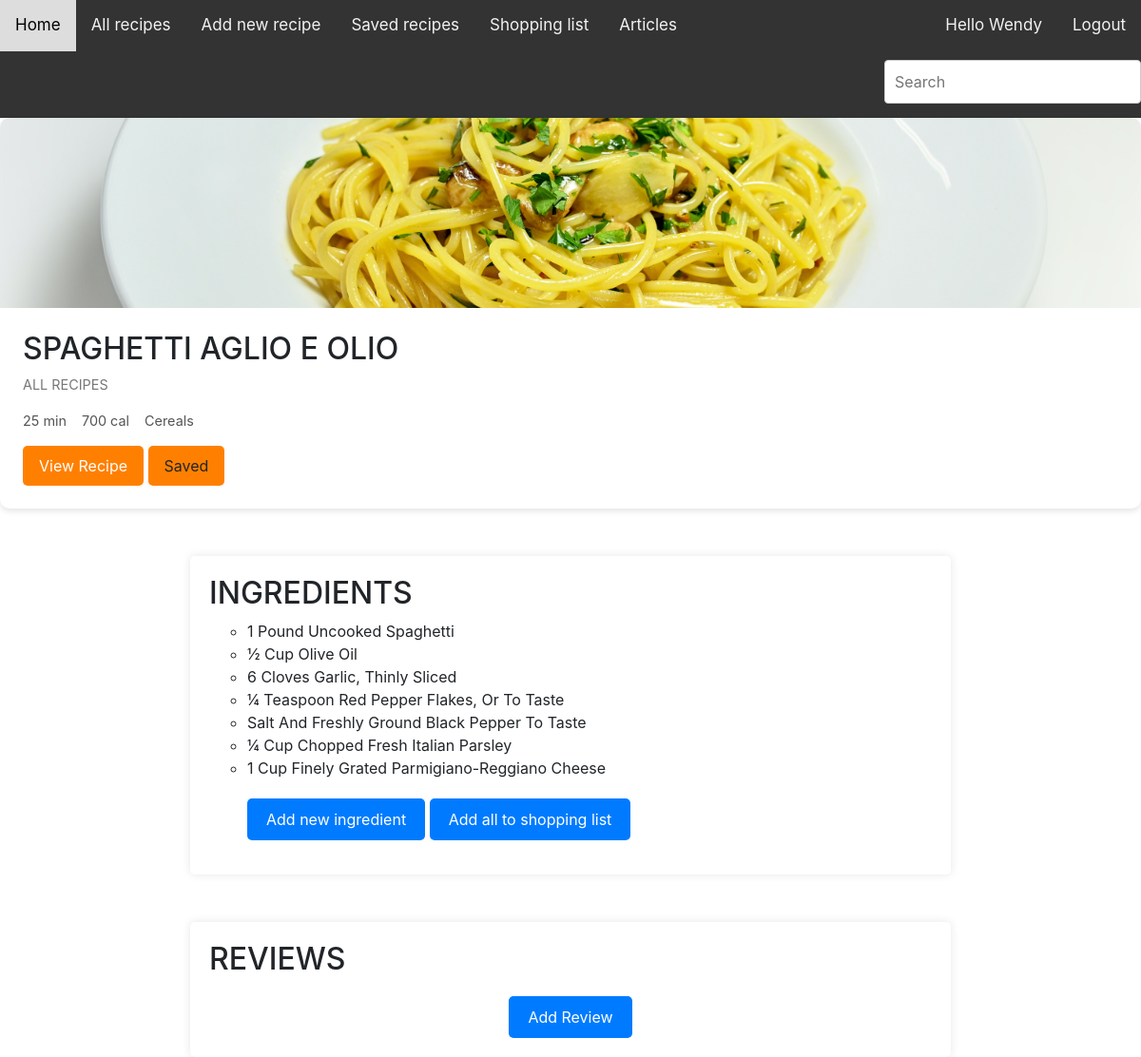
/recipe/1/ (signed in), run on the app's committed database.
### recipeApp/models.py (models this page shows, shortened)
class Recipe(models.Model):
    uploader = models.ForeignKey(User, on_delete=models.CASCADE)
    owner = models.CharField(max_length=255)
    name = models.CharField(max_length=250)
    image = models.ImageField(upload_to='upload/')
    minutes = models.IntegerField()
    calories = models.CharField(max_length=200)
    link = models.CharField(max_length=2000)
    tag = models.ForeignKey(Tag, on_delete=models.CASCADE)

class Tag(models.Model):
    name = models.CharField(max_length=50)
    def __str__(self) -> str:
        return self.name

class Ingredient(models.Model):
    recipe = models.ForeignKey(Recipe, on_delete=models.CASCADE, related_name='ingredients')
    name = models.CharField(max_length=200)
    def __str__(self) -> str:
        return self.name

### recipeApp/views.py (the view)
# urls.py: path('recipe/<int:recipe_id>/', views.recipe, name='recipe'),
def recipe(request, recipe_id):
    recipe = Recipe.objects.get(id=recipe_id)
    ingredients = Ingredient.objects.filter(recipe=recipe)
    saved_recipes = SavedRecipe.objects.filter(recipe=recipe, user=request.user)
    reviews = Review.objects.filter(recipe=recipe)
    if request.method == 'POST':
        form = ReviewForm(data=request.POST)
        if form.is_valid():
            new_review = form.save(commit=False)
            new_review.user = request.user
            new_review.recipe = recipe
            new_review.save()
        return redirect('recipeApp:recipe', recipe.id)
    else:
        form = ReviewForm()
    context = {'recipe': recipe, 'ingredients': ingredients, 'reviews':reviews, 'saved_recipes': len(saved_recipes), 'form': form}
    return render(request, 'recipeApp/recipe.html', context)

### recipeApp/forms.py
class ReviewForm(forms.ModelForm):
    class Meta:
        model = Review
        fields = ['comment', 'rating']

### recipeApp/templates/recipeApp/recipe.html (shortened to what this page needs)
{% extends 'recipeApp/base.html' %}
{% block content %}
<section class="recipe-listing">
    <div class="recipe">
        <img src="{{ recipe.image.url }}" alt="{{ recipe.name }}"  width="auto" height="200px" style="object-fit: cover;">
        <div class="recipe-info">
            <h2>{{ recipe.name|upper }}</h2>
            <p class="recipe-description">{{ recipe.owner }}</p>
            <div class="recipe-meta">
                <div>{{ recipe.minutes }} min</div>
                <div>{{ recipe.calories }} cal</div>
                <div>{{ recipe.tag }}</div>
            </div>
            <a href="{{ recipe.link }}" target="_blank" class="btn" >View Recipe</a>
            {% if saved_recipes == 0 %}
                <a href="{% url 'recipeApp:save_recipe' recipe.id %}" class="btn" >Save Recipe</a>
            {% else %}
                <a class="btn" >Saved</a>
            {% endif %}
        </div>
    </div>
</section>
<div class="ingredient-container">
    <h2>INGREDIENTS</h2>
    <ol style="list-style-type:circle;">
        {% for ingredient in ingredients %}
            <li>{{ ingredient|title }}</li>
        {% empty %}
            <p>No information available.</p>
        {% endfor %}
    {% if recipe.uploader == request.user %}
        <button class="btn-ingredient"><a href="{% url 'recipeApp:add_ingredient' recipe.id %}">Add new ingredient</a></button>
    {% endif %}
    <button class="btn-ingredient"><a href="{% url 'recipeApp:ingredients_to_shopping' recipe.id %}">Add all to shopping list</a></button>
</div>
<div class="review-container">
    <h2>REVIEWS</h2>
    <div class="add-review-button">
        <button class="add-button" onclick="openReviewForm()">Add Review</button>
    </div>
</div>
{% endblock content %}

### recipeApp/templates/recipeApp/base.html (shortened to what this page needs)
{% load static %}
<!DOCTYPE html>
<html lang="en">
    <head>
        <link rel="stylesheet" href="https://stackpath.bootstrapcdn.com/bootstrap/4.4.1/css/bootstrap.min.css">
        <link rel="stylesheet" type="text/css" href="{% static 'css/styles.css' %}">
    </head>
    <body>
        <div class="topnav" id="myTopnav">
            <a href="{% url 'recipeApp:index' %}">Home</a>
            {% if user.is_authenticated %}
                <a href="{% url 'recipeApp:recipes' %}">All recipes</a>
                <a href="{% url 'recipeApp:add_recipe' %}">Add new recipe</a>
                <a href="{% url 'recipeApp:saved_recipes' %}">Saved recipes</a>
                <a href="{% url 'recipeApp:shopping_list' %}">Shopping list</a>
                <a href="{% url 'recipeApp:articles' %}">Articles</a>
                <a href="{% url 'users:logout' %}" style="float: right;">Logout</a>
                <a style="float: right;">Hello {{ request.user|title }}</a>
                <form role="search" method="POST" style="float: right;" action="{% url 'recipeApp:search' %}">
                    <input type="search" placeholder="Search" name="search_query" style="margin-top: 9px;">
                </form>
            {% else %}
                <a href="{% url 'users:login' %}" style="float: right;">Login</a>
                <a href="{% url 'users:register' %}" style="float: right;">Register</a>
                <a href="javascript:void(0);" class="icon" onclick="myFunction()">
                    <i class="fa fa-bars"></i>
                </a>
            {% endif %}
        </div>
        {% block content %}{% endblock content %}
    </body>
</html>

### static/css/styles.css (style rules this page uses)
body, ul { margin: 0; padding: 0; }
.topnav { overflow: hidden; background-color: #333; }
.topnav a { float: left; display: block; color: #f2f2f2; text-align: center; padding: 14px 16px; text-decoration: none; font-size: 17px; }
* { box-sizing: border-box; }
.recipe-listing { width:100%; }
.recipe { background-color: #fff; border-radius: 10px; box-shadow: 0px 3px 6px rgba(0, 0, 0, 0.1); overflow: hidden; transition: transform 0.3s ease; display: flex; flex-direction: column; justify-content: space-between; position: relative; }
.recipe-info { padding: 1.5rem; }
.recipe-description { font-size: 0.9rem; color: #777; margin-bottom: 1rem; }
.recipe-meta { display: flex; gap: 1rem; font-size: 0.9rem; color: #555; }
.btn { display: inline-block; padding: 0.5rem 1rem; background-color: #ff8000; color: #fff; border-radius: 5px; text-decoration: none; transition: background-color 0.3s ease; margin-top: 1rem; }
.ingredient-container { max-width: 800px; margin: 0 auto; padding: 20px; background-color: #ffffff; box-shadow: 0px 0px 10px rgba(0, 0, 0, 0.1); border-radius: 5px; margin-top: 50px; }
.review-container { max-width: 800px; margin: 0 auto; padding: 20px; background-color: #ffffff; box-shadow: 0px 0px 10px rgba(0, 0, 0, 0.1); border-radius: 5px; margin-top: 50px; }
.add-review-button { text-align: center; margin-top: 20px; }
.add-button { background-color: #007BFF; color: white; border: none; padding: 10px 20px; border-radius: 5px; cursor: pointer; font-size: 16px; transition: background-color 0.3s ease; }
.btn-ingredient { background-color: #007BFF; border: none; padding: 10px 20px; border-radius: 5px; cursor: pointer; font-size: 16px; transition: background-color 0.3s ease; margin-top: 20px; }
.btn-ingredient a { text-decoration: none; color: white; }
form input, form textarea { width: 100%; padding: 10px; margin-bottom: 15px; border: 1px solid #ccc; border-radius: 4px; }

### data on the page
Recipe: image (picture), name "SPAGHETTI AGLIO E OLIO", owner "ALL RECIPES", minutes "25", calories "700", tag "Cereals"
Ingredient: name "1 Pound Uncooked Spaghetti"
Ingredient: name "½ Cup Olive Oil"
Ingredient: name "6 Cloves Garlic, Thinly Sliced"
Ingredient: name "¼ Teaspoon Red Pepper Flakes, Or To Taste"
Ingredient: name "Salt And Freshly Ground Black Pepper To Taste"
Ingredient: name "¼ Cup Chopped Fresh Italian Parsley"
Ingredient: name "1 Cup Finely Grated Parmigiano-Reggiano Cheese"

### other printed values
{{ request.user|title }} "Wendy"
